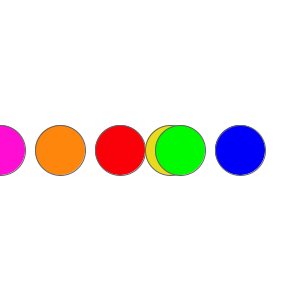
Frame 1 (no input)
Frame 60 (the mouse pressed at the canvas centre just before this capture): identical to frame 1, image omitted
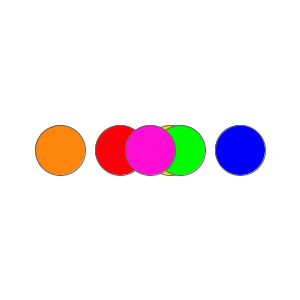
Frame 120 (the mouse held since frame 60 and released just before this capture)

The Processing sketch that drew these frames (run headless with seeded random() and noise(); from frame 60 on, the mouse is pressed at the canvas centre):

// Processing sketch: processing_18427
// ── processing_18427.pde

void setup (){
  size (300, 300);
  smooth ();
}

float x = 120;

void draw (){
  
  background (255);
  
  stroke(100);
  
  fill (250, 0, 9);
  ellipse (x, height/2, 50, 50);
  
  fill (234, 218, 28);
  ellipse (x+50, height/2, 50, 50);
  
  fill (0, 0, 250);
  ellipse (x*2, height/2, 50, 50);
  
  fill (0, 250, 0);
  ellipse (width-x, height/2, 50, 50);
  
  fill (255, 134, 13);
  ellipse (x/2, height/2, 50, 50);
  
  fill (255, 13, 211);
  ellipse (mouseX, height/2, 50, 50);
  
  
  
}
  
